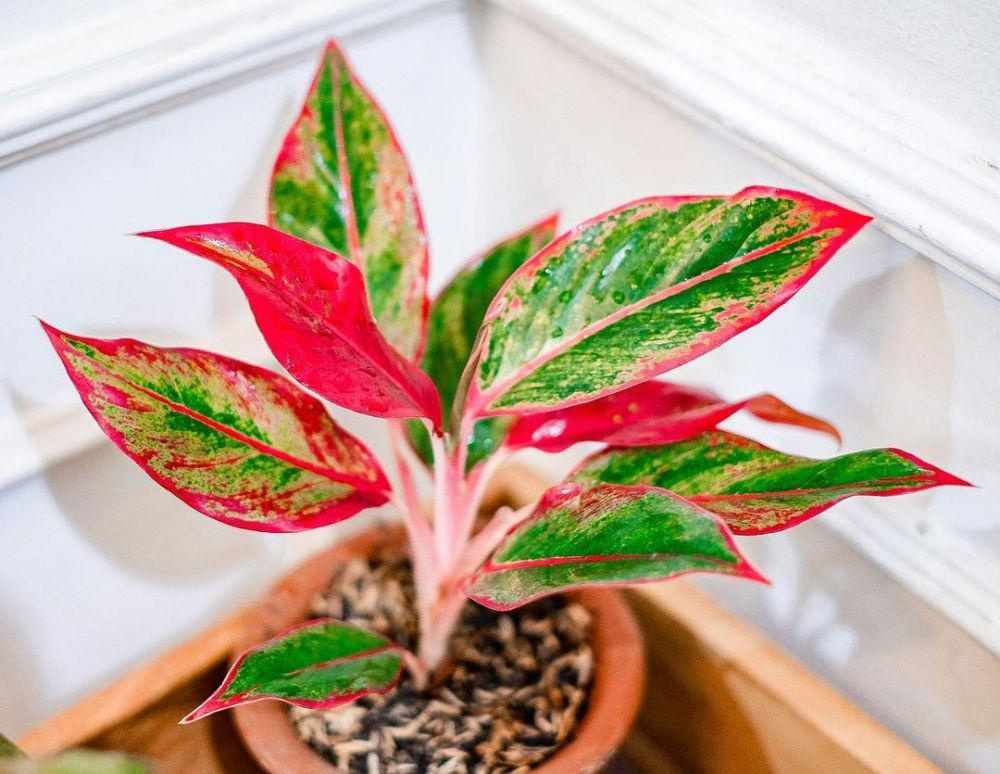
#> input picture CNN/Prototype/prototypeHousePlantTrainingImages/training/aglonema/aglo_11.jpeg, 1000 x 774 px, found by its file name; its folder holds only this picture in this run
$ python CNNImagePreprocessor.py
#> lines starting #> are read from the running program, lines starting #| are printed output that depends on the picture
#House Plant Identification CNN dataset preprocessor

#Misc imports
import cv2
import os
import numpy as np
import random

trainingDataSet = "D:/UWE-DSP/CNN/Prototype/prototypeHousePlantTrainingImages/training"
plantTypes = ["aglonema","calathea"]
sizeOfImage = 180
trainingData = []

def createTrainingData():

    for category in plantTypes:

        path = os.path.join(trainingDataSet, category)
        plantTypeID = plantTypes.index(category)

        for img in os.listdir(path):

            try:
                tempImgArray = cv2.imread(os.path.join(path,img),cv2.IMREAD_COLOR)
#> tempImgArray is the input picture: shape (774, 1000, 3); mean B, G, R 153.3, 170.4, 195.2

                # convert from cv2 standard bgr to RGB (like most other libaries)
                imgArray = cv2.cvtColor(tempImgArray, cv2.COLOR_BGR2RGB)

                resizedImageArray = cv2.resize(imgArray, (sizeOfImage, sizeOfImage))
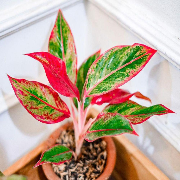
#> resizedImageArray: shape (180, 180, 3); mean R, G, B 195.1, 170.3, 153.2

                trainingData.append([resizedImageArray, plantTypeID])

            except Exception as e:
                    pass
#> pass 2 of the loop in createTrainingData, `for category in plantTypes:`:
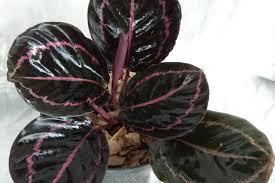
#> input picture CNN/Prototype/prototypeHousePlantTrainingImages/training/calathea/cal_100.jpeg, 275 x 183 px, found by its file name
#> in createTrainingData, tempImgArray is the input picture: shape (183, 275, 3); mean B, G, R 110, 112, 116.5
#> imgArray: shape (183, 275, 3)
#> in createTrainingData, `resizedImageArray = cv2.resize(imgArray, (sizeOfImage, sizeOfImage))`:
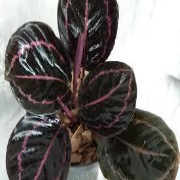
#> resizedImageArray: shape (180, 180, 3); mean R, G, B 116.4, 111.9, 109.9


def makingDataSets():

    createTrainingData()

    print(len(trainingData))
#| 2

    #shuffle the data to prevent the CNN learning becoming stagnant
    random.shuffle(trainingData)

    X = []
    y = []

    for features,label in trainingData:
        X.append(features)
        y.append(label)
#> this loop made 2 passes
#> label on passes 1 to 2: 0, 1
#> after the loop, X = 2 items; y = [0, 1]

    X = np.array(X).reshape(-1, sizeOfImage , sizeOfImage, 3)
    y = np.array(y)


    #Save each array as a npy array to then be used by the CNN
    # Doing this allows for more efficient parameter tweaking later
    np.save('D:/UWE-DSP/CNN/Prototype/features.npy',X)
    np.save('D:/UWE-DSP/CNN/Prototype/labels.npy',y)


makingDataSets()
